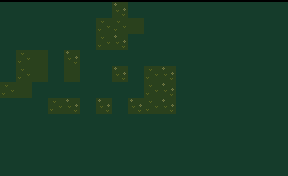

Tiled map render using the project's own tile images. Description and the whole map definition, tile-layer contents included, below:
An orthogonal 18x11 tile map with 16x16 px tiles, 4 tile layers (background, collision, walls, foreground), 2 tilesets and 8 objects (2x spawnpoint, 2x enemy, pushblock, magicturret, arrowturret, ...).

<map version="1.0" orientation="orthogonal" width="18" height="11" tilewidth="16" tileheight="16">
 <properties>
  <property name="Music" value="SpiritGuardIndoors" />
  <property name="Name" value="FIELD" />
 </properties>
 <tileset firstgid="1" name="tilemap" tilewidth="16" tileheight="16">
  <tileoffset x="0" y="2" />
  <image source="gfx/tilemap.png" width="160" height="320" />
 </tileset>
 <tileset firstgid="201" name="objects" tilewidth="16" tileheight="16">
  <image source="gfx/objects.png" width="192" height="16" />
 </tileset>
 <layer name="background" width="18" height="11" opacity="0.51">
  <data encoding="csv">
88,88,88,89,88,87,88,88,87,89,87,88,89,88,87,87,89,89,
88,88,87,87,89,89,87,87,89,88,89,88,87,89,89,89,87,88,
88,88,89,87,89,89,87,88,88,87,89,87,89,89,87,87,88,88,
89,87,89,89,88,89,87,88,89,89,89,87,89,89,88,88,88,87,
88,87,89,89,89,87,87,88,87,87,88,87,87,87,88,89,89,89,
87,89,88,89,88,88,89,87,87,87,88,87,88,87,88,87,88,89,
88,87,89,87,88,89,88,88,88,87,88,87,89,87,87,88,88,87,
87,87,89,88,88,87,87,87,87,88,87,89,89,88,89,87,88,88,
87,89,87,88,89,88,89,89,87,89,89,89,87,89,89,87,88,88,
88,89,88,89,87,87,89,89,89,88,87,89,89,89,88,89,88,89,
87,87,89,88,88,88,88,89,88,89,87,87,87,87,89,88,88,87
</data>
 </layer>
 <layer name="collision" width="18" height="11">
  <data encoding="csv">
148,148,148,148,148,148,148,0,148,148,148,148,148,148,148,148,148,148,
148,148,148,148,148,148,0,0,0,148,148,148,148,148,148,148,148,148,
148,148,148,148,148,148,0,0,148,148,148,148,148,148,148,148,148,148,
148,0,0,148,0,148,148,148,148,148,148,148,148,148,148,148,148,148,
148,0,0,148,0,148,148,0,148,0,0,148,148,148,148,148,148,148,
0,0,148,148,148,148,148,148,148,0,0,148,148,148,148,148,148,148,
148,148,148,0,0,148,0,148,0,0,0,148,148,148,148,148,148,148,
148,148,148,148,148,148,148,148,148,148,148,148,148,148,148,148,148,148,
148,148,148,148,148,148,148,148,148,148,148,148,148,148,148,148,148,148,
148,148,148,148,148,148,148,148,148,148,148,148,148,148,148,148,148,148,
148,148,148,148,148,148,148,148,148,148,148,148,148,148,148,148,148,148
</data>
 </layer>
 <layer name="walls" width="18" height="11" opacity="0.5">
  <data encoding="csv">
0,0,0,0,0,0,0,0,0,0,0,0,0,0,0,0,0,0,
0,0,0,0,0,0,0,0,0,0,0,0,0,0,0,0,0,0,
0,0,0,0,0,0,0,0,0,0,0,0,0,0,0,0,0,0,
0,0,0,0,0,0,0,0,0,0,0,0,0,0,0,0,0,0,
0,0,0,0,0,0,0,0,0,0,0,0,0,0,0,0,0,0,
0,0,0,0,0,0,0,0,0,0,0,0,0,0,0,0,0,0,
0,0,0,0,0,0,0,0,0,0,0,0,0,0,0,0,0,0,
0,0,0,0,0,0,0,0,0,0,0,0,0,0,0,0,0,0,
0,0,0,0,0,0,0,0,0,0,0,0,0,0,0,0,0,0,
0,0,0,0,0,0,0,0,0,0,0,0,0,0,0,0,0,0,
0,0,0,0,0,0,0,0,0,0,0,0,0,0,0,0,0,0
</data>
 </layer>
 <objectgroup name="objects" width="18" height="11">
  <object type="spawnpoint" gid="201" x="0" y="96">
   <properties>
    <property name="exitDirection" value="right" />
    <property name="name" value="bow2tobow3" />
    <property name="targetmap" value="Bow2" />
    <property name="targetspawn" value="bow2tobow3" />
   </properties>
  </object>
  <object type="pushblock" gid="205" x="144" y="112" />
  <object type="magicturret" gid="207" x="48" y="112">
   <properties>
    <property name="distance" value="5" />
   </properties>
  </object>
  <object type="enemy" gid="203" x="160" y="80" />
  <object type="spawnpoint" gid="201" x="112" y="16">
   <properties>
    <property name="exitDirection" value="down" />
    <property name="name" value="bow3tobow4" />
    <property name="targetmap" value="Bow4" />
    <property name="targetspawn" value="bow3tobow4" />
   </properties>
  </object>
  <object type="arrowturret" gid="206" x="160" y="96">
   <properties>
    <property name="direction" value="left" />
    <property name="interval" value=".5" />
   </properties>
  </object>
  <object type="ghost" gid="208" x="96" y="48" />
  <object type="enemy" gid="203" x="32" y="64" />
 </objectgroup>
 <layer name="foreground" width="18" height="11" opacity="0.5">
  <data encoding="csv">
0,0,0,0,0,0,0,0,0,0,0,0,0,0,0,0,0,0,
0,0,0,0,0,0,0,0,0,0,0,0,0,0,0,0,0,0,
0,0,0,0,0,0,0,0,0,0,0,0,0,0,0,0,0,0,
0,0,0,0,0,0,0,0,0,0,0,0,0,0,0,0,0,0,
0,0,0,0,0,0,0,0,0,0,0,0,0,0,0,0,0,0,
0,0,0,0,0,0,0,0,0,0,0,0,0,0,0,0,0,0,
0,0,0,0,0,0,0,0,0,0,0,0,0,0,0,0,0,0,
0,0,0,0,0,0,0,0,0,0,0,0,0,0,0,0,0,0,
0,0,0,0,0,0,0,0,0,0,0,0,0,0,0,0,0,0,
0,0,0,0,0,0,0,0,0,0,0,0,0,0,0,0,0,0,
0,0,0,0,0,0,0,0,0,0,0,0,0,0,0,0,0,0
</data>
 </layer>
</map>
